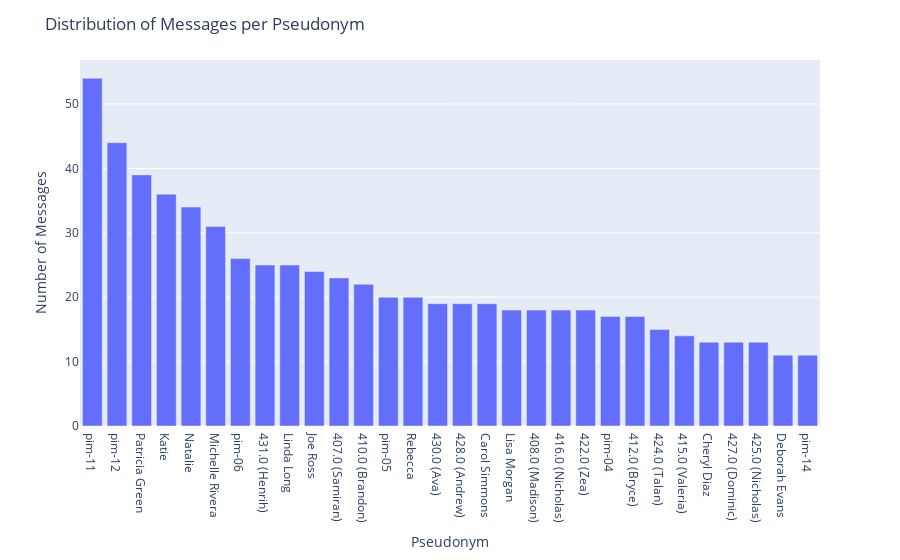

The notebook cell this image was saved under:
### Code cell
message_counts = data['pseudonym'].value_counts()[:30]

# Create a bar chart using Plotly Express
fig = px.bar(x=message_counts.index, y=message_counts.values, labels={'x': 'Pseudonym', 'y': 'Number of Messages'})
fig.update_layout(title='Distribution of Messages per Pseudonym')
fig.show()

fig.write_image('./images/messages_per_pseudonym.pdf', format='pdf')

### Figure 1 — Plotly figure (JSON) as saved in the notebook; plotly's stock layout.template omitted (floating-point values rounded to 4 significant figures)
{"data": [{"alignmentgroup": "True", "hovertemplate": "Pseudonym=%{x}<br>Number of Messages=%{y}<extra></extra>", "legendgroup": "", "marker": {"color": "#636efa", "pattern": {"shape": ""}}, "name": "", "offsetgroup": "", "orientation": "v", "showlegend": false, "textposition": "auto", "type": "bar", "x": ["pim-11", "pim-12", "Patricia Green", "Katie", "Natalie", "Michelle Rivera", "pim-06", "431.0 (Henrih)", "Linda Long", "Joe Ross", "407.0 (Samiran)", "410.0 (Brandon)", "pim-05", "Rebecca", "430.0 (Ava)", "428.0 (Andrew)", "Carol Simmons", "Lisa Morgan", "408.0 (Madison)", "416.0 (Nicholas)", "422.0 (Zea)", "pim-04", "412.0 (Bryce)", "424.0 (Talan)", "415.0 (Valeria)", "Cheryl Diaz", "427.0 (Dominic)", "425.0 (Nicholas)", "Deborah Evans", "pim-14"], "xaxis": "x", "y": [54, 44, 39, 36, 34, 31, 26, 25, 25, 24, 23, 22, 20, 20, 19, 19, 19, 18, 18, 18, 18, 17, 17, 15, 14, 13, 13, 13, 11, 11], "yaxis": "y"}], "layout": {"barmode": "relative", "legend": {"tracegroupgap": 0}, "margin": {"t": 60}, "title": {"text": "Distribution of Messages per Pseudonym"}, "xaxis": {"anchor": "y", "domain": [0, 1], "title": {"text": "Pseudonym"}}, "yaxis": {"anchor": "x", "domain": [0, 1], "title": {"text": "Number of Messages"}}}}
